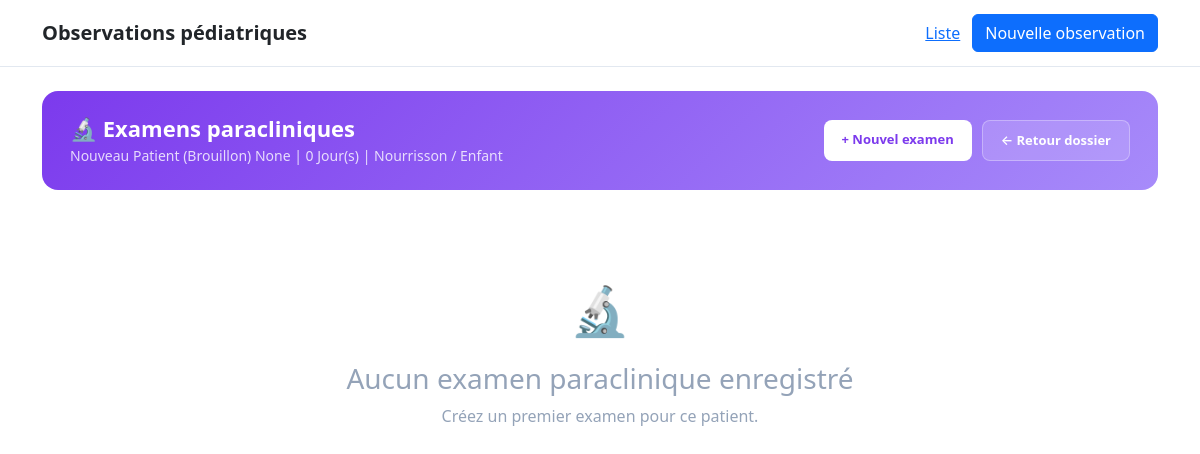
Screenshot of /observations/6/paraclinique/ with the database file from the repository.
### patient/models.py (models this page shows, shortened)
class ObservationMedicale(models.Model):
    type_observation = models.CharField(
        max_length=10,
        choices=C.TYPE_OBSERVATION_CHOICES,
        verbose_name="Type d'observation",
    )
    nom = models.CharField(
        max_length=255,
        verbose_name="Nom",
    )
    prenoms = models.CharField(
        max_length=255, blank=True, null=True,
        verbose_name="Prénom(s)",
    )
    sexe = models.CharField(
        max_length=1,
        choices=C.SEXE_CHOICES,
        verbose_name="Sexe",
    )
    age_valeur = models.PositiveIntegerField(
        verbose_name="Âge",
    )
    age_unite = models.CharField(
        max_length=10,
        choices=C.AGE_UNITE_CHOICES,
        verbose_name="Unité d'âge",
    )
    date_naissance = models.DateField(
        null=True,
        blank=True,
        verbose_name="Date de naissance",
    )
    adresse = models.TextField(
        null=True,
        blank=True,
        verbose_name="Adresse",
    )
    telephone = models.CharField(
        max_length=50,
        null=True,
        blank=True,
        verbose_name="Contact",
    )
    lit = models.CharField(
        max_length=30,
        null=True,
        blank=True,
        verbose_name="Lit n°",
    )
    date_admission = models.DateField(
        null=True,
        blank=True,
        verbose_name="Date d'entrée / admission",
    )
    motif_admission = models.TextField(
        null=True,
        blank=True,
        verbose_name="Motif d'entrée / admission",
    )
    diagnostic_retenu = models.TextField(
        null=True,
        blank=True,
        verbose_name="Diagnostic retenu",
    )
    created_at = models.DateTimeField(auto_now_add=True)
    updated_at = models.DateTimeField(auto_now=True)
    class Meta:
        verbose_name = "Observation médicale"
        verbose_name_plural = "Observations médicales"
        ordering = ["-created_at"]
    @property
    def age_display(self):
        return f"{self.age_valeur} {self.get_age_unite_display()}"

### patient/views.py (the view)
@require_GET
def examen_paraclinique_list(request, observation_pk):
    observation = get_object_or_404(ObservationMedicale, pk=observation_pk)
    examens = observation.examens_paracliniques.all()
    context = {
        "observation": observation,
        "examens": examens,
    }
    return render(request, "patient/examen_paraclinique_list.html", context)

### patient/templates/patient/examen_paraclinique_list.html (shortened to what this page needs)
{% extends "patient/base.html" %}
{% block content %}
<div class="paraclinique-header">
    <div>
        <h1>🔬 Examens paracliniques</h1>
        <div class="subtitle">
            {{ observation.nom }} {{ observation.prenoms }}
            | {{ observation.age_display }}
            | {{ observation.get_type_observation_display }}
        </div>
    </div>
    <div style="display:flex; gap:10px;">
        <a href="{% url 'patient:examen_paraclinique_create' observation.pk %}"
           style="background:#fff; color:#7c3aed; padding:10px 18px; border-radius:8px; text-decoration:none; font-weight:700; font-size:13px;">
            + Nouvel examen
        </a>
        <a href="{% url 'patient:observation_detail' observation.pk %}"
           style="background:rgba(255,255,255,0.15); color:#fff; border:1px solid rgba(255,255,255,0.3); padding:10px 18px; border-radius:8px; text-decoration:none; font-weight:600; font-size:13px;">
            ← Retour dossier
        </a>
    </div>
</div>
{% if examens %}
    {% for examen in examens %}
        <div class="examen-card">
            <div class="examen-card-header">
                <div>
                    <div class="examen-card-title">
                        {{ examen.nom_examen_display }}
                    </div>
                    <div class="examen-card-meta">
                        {% if examen.date_examen %}
                            📅 {{ examen.date_examen|date:"d/m/Y" }}
                        {% endif %}
                        {% if examen.date_resultat %}
                            | Résultat : {{ examen.date_resultat|date:"d/m/Y" }}
                        {% endif %}
                    </div>
                </div>
                <div style="display:flex; gap:8px; align-items:center;">
                    <span class="type-badge {{ examen.type_examen }}">
                        {% if examen.type_examen == "imagerie" %}🩻
                        {% elif examen.type_examen == "biologie" %}🧪
                        {% elif examen.type_examen == "fonctionnel" %}📈
                        {% else %}📋
                        {% endif %}
                        {{ examen.get_type_examen_display }}
                    </span>
                    <span class="statut-badge {{ examen.statut }}">
                        {{ examen.get_statut_display }}
                    </span>
                </div>
            </div>
            <div class="examen-card-body">
                {% if examen.resultat %}
                    <div class="resultat-section">
                        <div class="label">Résultat</div>
                        <div style="margin-top:6px;">{{ examen.resultat|linebreaksbr }}</div>
                    </div>
                {% endif %}
                {% if examen.interpretation %}
                    <div class="resultat-section" style="margin-top:8px; border-left-color:#2563eb;">
                        <div class="label">Interprétation</div>
                        <div style="margin-top:6px;">{{ examen.interpretation|linebreaksbr }}</div>
                    </div>
                {% endif %}
                {% if examen.conclusion %}
                    <div class="resultat-section" style="margin-top:8px; border-left-color:#16a34a;">
                        <div class="label">Conclusion</div>
                        <div style="margin-top:6px;">{{ examen.conclusion|linebreaksbr }}</div>
                    </div>
                {% endif %}
                {% if examen.fichier_resultat %}
                    <div style="margin-top:12px;">
                        <a href="{{ examen.fichier_resultat.url }}" target="_blank"
                           style="color:#7c3aed; text-decoration:none; font-weight:600;">
                            📎 Voir le fichier du résultat
                        </a>
                    </div>
                {% endif %}
            </div>
            <div class="examen-card-actions">
                <a href="{% url 'patient:examen_paraclinique_update' examen.pk %}" class="btn-edit">
                    ✏️ Modifier
                </a>
                <form method="post" action="{% url 'patient:examen_paraclinique_delete' examen.pk %}"
                      style="display:inline;"
                      onsubmit="return confirm('Supprimer cet examen ?');">
                    {% csrf_token %}
                    <button type="submit" class="btn-delete" style="border:none; cursor:pointer;">
                        🗑️ Supprimer
                    </button>
                </form>
            </div>
        </div>
    {% endfor %}
{% else %}
    <div class="empty-state">
        <div class="empty-icon">🔬</div>
        <h3>Aucun examen paraclinique enregistré</h3>
        <p>Créez un premier examen pour ce patient.</p>
    </div>
{% endif %}
{% endblock %}

### patient/templates/patient/base.html (style rules this page uses)
:root { --primary: #2563eb; --primary-dark: #1d4ed8; --secondary: #64748b; --danger: #dc2626; --success: #16a34a; --warning: #d97706; --info: #0891b2; --bg: #f8fafc; --card: #ffffff; --border: #e2e8f0; --text: #0f172a; --muted: #64748b; }
* { box-sizing: border-box; }
body { margin: 0; font-family: Arial, Helvetica, sans-serif; background: var(--bg); color: var(--text); line-height: 1.45; }

### patient/templates/patient/examen_paraclinique_list.html (style rules this page uses)
.paraclinique-header { background: linear-gradient(135deg, #7c3aed 0%, #a78bfa 100%); border-radius: 16px; padding: 24px 28px; color: #fff; margin-bottom: 24px; display: flex; justify-content: space-between; align-items: center; flex-wrap: wrap; gap: 16px; }
.paraclinique-header h1 { margin: 0; font-size: 22px; font-weight: 800; }
.paraclinique-header .subtitle { color: rgba(255,255,255,0.8); font-size: 14px; margin-top: 4px; }
.empty-state { text-align: center; padding: 60px 20px; color: #94a3b8; }
.empty-state .empty-icon { font-size: 48px; margin-bottom: 16px; }

### rows the page displays
ObservationMedicale: nom "Nouveau Patient (Brouillon)", prenoms "None", age_display "0 Jour(s)", type_observation "Nourrisson / Enfant"
